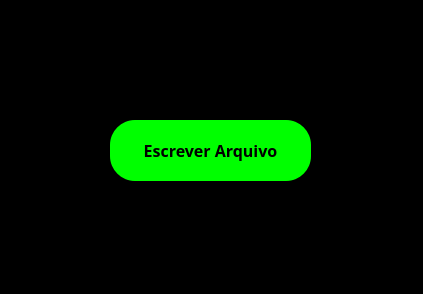
<?xml version="1.0" encoding="UTF-8"?>
<ui version="4.0">
 <class>MainWindow</class>
 <widget class="QMainWindow" name="MainWindow">
  <property name="geometry">
   <rect>
    <x>0</x>
    <y>0</y>
    <width>423</width>
    <height>294</height>
   </rect>
  </property>
  <property name="minimumSize">
   <size>
    <width>423</width>
    <height>294</height>
   </size>
  </property>
  <property name="maximumSize">
   <size>
    <width>423</width>
    <height>294</height>
   </size>
  </property>
  <property name="windowTitle">
   <string>Teste de Linhas de Comando</string>
  </property>
  <property name="styleSheet">
   <string notr="true">background-color: rgb(0, 0, 0);</string>
  </property>
  <widget class="QWidget" name="centralwidget">
   <widget class="QPushButton" name="btnClick">
    <property name="geometry">
     <rect>
      <x>110</x>
      <y>120</y>
      <width>201</width>
      <height>61</height>
     </rect>
    </property>
    <property name="styleSheet">
     <string notr="true">font-size: 12pt;
font-weight: bold;
background-color: rgb(0, 255, 0);
color: rgb(0, 0, 0);
border-radius: 25px;
font-family: Console;</string>
    </property>
    <property name="text">
     <string>Escrever Arquivo</string>
    </property>
   </widget>
  </widget>
 </widget>
 <resources/>
 <connections/>
</ui>
